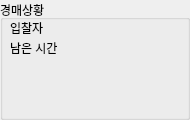
  <widget class="QGroupBox" name="q_auction_play">
   <property name="geometry">
    <rect>
     <x>650</x>
     <y>10</y>
     <width>190</width>
     <height>120</height>
    </rect>
   </property>
   <property name="font">
    <font>
     <pointsize>9</pointsize>
    </font>
   </property>
   <property name="title">
    <string>경매상황</string>
   </property>
   <property name="flat">
    <bool>false</bool>
   </property>
   <widget class="QLabel" name="q_current_bidder">
    <property name="geometry">
     <rect>
      <x>90</x>
      <y>20</y>
      <width>90</width>
      <height>16</height>
     </rect>
    </property>
    <property name="font">
     <font>
      <pointsize>9</pointsize>
     </font>
    </property>
    <property name="text">
     <string/>
    </property>
   </widget>
   <widget class="QLabel" name="label_25">
    <property name="geometry">
     <rect>
      <x>10</x>
      <y>20</y>
      <width>70</width>
      <height>16</height>
     </rect>
    </property>
    <property name="font">
     <font>
      <pointsize>9</pointsize>
     </font>
    </property>
    <property name="styleSheet">
     <string notr="true"/>
    </property>
    <property name="text">
     <string>입찰자</string>
    </property>
    <property name="alignment">
     <set>Qt::AlignLeading|Qt::AlignLeft|Qt::AlignVCenter</set>
    </property>
   </widget>
   <widget class="QLabel" name="q_left_time">
    <property name="geometry">
     <rect>
      <x>90</x>
      <y>40</y>
      <width>90</width>
      <height>16</height>
     </rect>
    </property>
    <property name="font">
     <font>
      <pointsize>9</pointsize>
     </font>
    </property>
    <property name="text">
     <string/>
    </property>
   </widget>
   <widget class="QLabel" name="label_26">
    <property name="geometry">
     <rect>
      <x>10</x>
      <y>40</y>
      <width>70</width>
      <height>16</height>
     </rect>
    </property>
    <property name="font">
     <font>
      <pointsize>9</pointsize>
     </font>
    </property>
    <property name="styleSheet">
     <string notr="true"/>
    </property>
    <property name="text">
     <string>남은 시간</string>
    </property>
    <property name="alignment">
     <set>Qt::AlignLeading|Qt::AlignLeft|Qt::AlignVCenter</set>
    </property>
   </widget>
  </widget>
